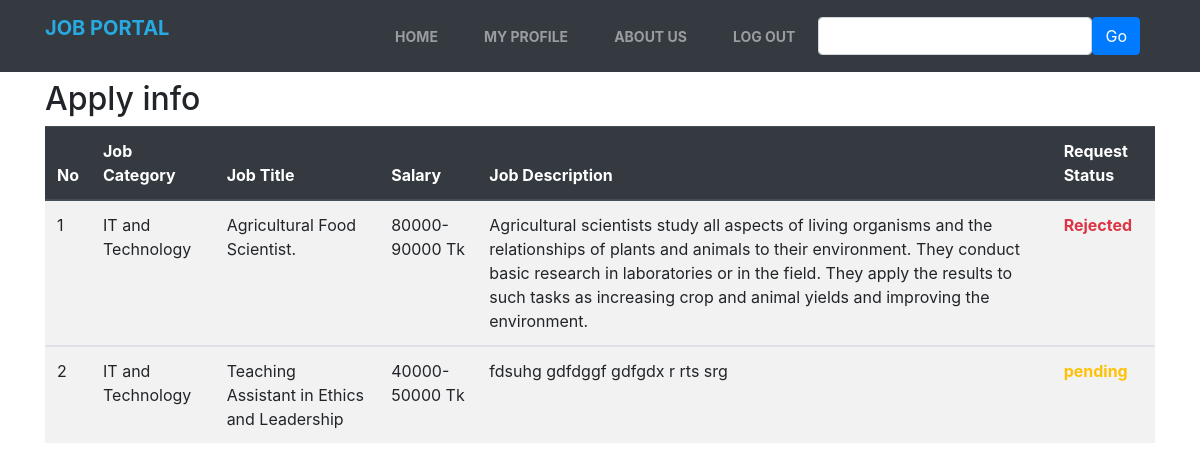
/seeker_view.php (signed in), run on the app's committed database.
### tables this page shows
CREATE TABLE `apply` (
  `id` int(100) NOT NULL,
  `name` varchar(400) NOT NULL,
  `email` varchar(400) NOT NULL,
  `skills` varchar(400) NOT NULL,
  `resume` varchar(100) NOT NULL,
  `skid` int(100) NOT NULL,
  `postid` int(100) NOT NULL,
  `status` varchar(100) NOT NULL,
  `time` varchar(30) NOT NULL
);

CREATE TABLE `jobpost` (
  `id` int(100) NOT NULL,
  `category` varchar(50) NOT NULL,
  `title` varchar(70) NOT NULL,
  `salary` varchar(100) NOT NULL,
  `image` varchar(20) NOT NULL,
  `jobdescription` varchar(1000) NOT NULL,
  `tme` varchar(30) NOT NULL,
  `empid` int(100) NOT NULL
);

### seeker_view.php (the view, shortened to what this page needs)
<?php require_once("include/db.php"); ?>
<!DOCTYPE html>
<html lang="en">
<head>
    <link rel="stylesheet" href="css/bootstrap.min.css">
    <link rel="stylesheet" href="Style.css">
</head>
<body>
    <nav class="navbar navbar-expand-lg navbar-dark bg-dark">
        <div class="container">
        <a class="navbar-brand" href="Home.php">
<p style="color:#27aae1;font-weight: bold;">
JOB PORTAL</p></a>
            <div class="col-auto">
                <div class="collapse navbar-collapse" id="navbarSupportedContent">
                    <ul class="navbar-nav mr-auto">
                        <li class="nav-item ">
                            <a class="nav-link" href="Home.php">Home <span class="sr-only"></span></a>
                        </li>
                        <li class="nav-item">
                            <a class="nav-link" href="profile.php">MY Profile</a>
                        </li>
                        <li class="nav-item">
                            <a class="nav-link" href="aboutus.php">About Us</a>
                        </li>
                        <li class="nav-item">
                        <a class="nav-link"href="signout.php">Log Out</a>
                        </li>
                    </ul>
                    <ul class="navbar-nav ml-auto">
                        <form class="form-inline" action="Home.php">
                            <div class="form-group">
                            <input class="form-control" type="text" name="Search" placehoder="Search Here">
                            <button  class="btn btn-primary" name="Searchbutton">Go</button>
                            </div>
                        </form>
                    </ul>
                </div>
            </div>
        </div>
    </nav>
    <section  class="container py-2 mb-4">
        <div class="row" style="min-height:30px;">
            <div class="col-lg-12" style="min-height:400px;">
            <h2>Apply info</h2>
            <table class="table table-striped table-hover">
                <thead class="thead-dark">
                    <tr>
                        <th>No</th>
                        <th>Job Category</th>
                        <th>Job Title</th>
                        <th>Salary</th>
                        <th>Job Description</th>
                        <th>Request Status</th>
                    </tr>
                </thead>
            <?php
                $sid=$_SESSION["seekuserid"];
                $count=0;
                $sql="SELECT j.category,j.title,j.salary,j.jobdescription,a.status FROM apply a CROSS JOIN jobpost j WHERE a.postid=j.id AND a.skid='$sid'";
                $result = mysqli_query($conn, $sql);
                if (mysqli_num_rows($result) > 0) {
                    while($row = mysqli_fetch_assoc($result)) {
                        $c=$row["category"];
                        $t=$row["title"];
                        $sly=$row["salary"];
                        $jd=$row["jobdescription"];
                        $stus=$row["status"];
                        $count++;
                        if($stus=="Accepted")
                            {
                                $status="text-success";
                            }
                        else if($stus=="Rejected")
                        {
                            $status="text-danger";
                        }
                        else {
                            $status="text-warning";
                        }
            ?>
            <tbody>
                    <tr>
                        <td><?php echo $count;?></td>
                        <td><?php echo $c;?></td>
                        <td><?php echo $t;?></td>
                        <td><?php echo $sly;?></td>
                        <td><?php echo $jd;?></td>
                        <td><p class="font-weight-bold  <?php echo $status;?> "><?php echo $stus;?></p></td>
                    </tr>
            </tbody>
       <?php } mysqli_close($conn);}?>
            </table>
            </div>
        </div>
    </section>
</body>
</html>

### Style.css (style rules this page uses)
.navbar-dark .navbar-nav .nav-link { font-weight: 700; font-size: 14px; text-transform: uppercase; }
.navbar-dark .navbar-nav .nav-item { margin: 0 15px; }

### data on the page
apply: postid.category "IT and Technology", postid.title "Agricultural Food Scientist.", postid.salary "80000-90000 Tk", postid.jobdescription "Agricultural scientists study all aspects of living organisms and the relationships of plants and animals to their environment. They conduct basic research in laboratories or in the field. They apply the results to such tasks as increasing crop and animal yields and improving the environment.", status "Rejected"
apply: postid.category "IT and Technology", postid.title "Teaching Assistant in Ethics and Leadership", postid.salary "40000-50000 Tk", postid.jobdescription "fdsuhg gdfdggf gdfgdx r rts srg", status "pending"
